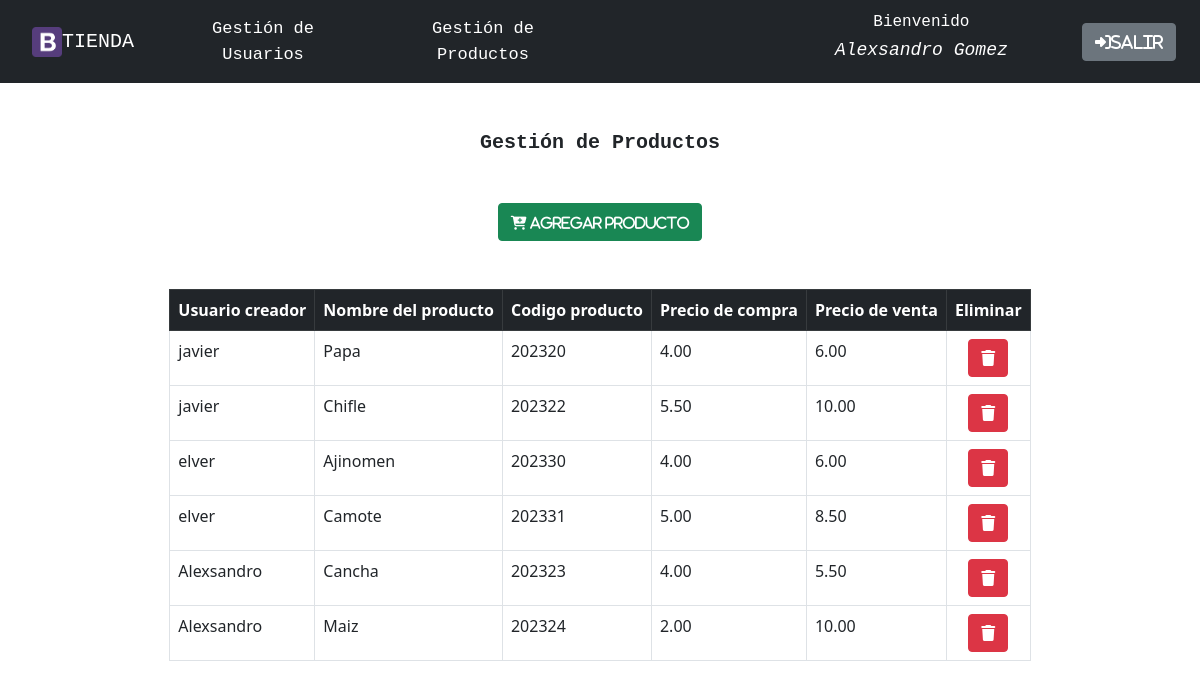
Screenshot of /gestionProductos/2 (signed in) with the database file from the repository.
### gestion_tienda/models.py (models this page shows)
class producto(models.Model):
    User = models.ForeignKey(User,on_delete=models.CASCADE)
    Nombre_del_producto = models.CharField(max_length = 32)
    Codigo = models.CharField(max_length = 32)
    Precio_de_compra = MoneyField(decimal_places=2,default=0,default_currency='PEN',max_digits=8)
    Precio_de_venta= MoneyField(decimal_places=2,default=0,default_currency='PEN',max_digits=8)

### gestion_tienda/views.py (the view, shortened to what this page needs)
# urls.py: path('gestionProductos/<str:ind>', views.gestionProductos, name='gestionProductos'),
@login_required(login_url = 'http://127.0.0.1:8000')
def gestionProductos(request, ind):
    usuarioInformacion = User.objects.get(id=ind)
    productosTotales = producto.objects.all()
    return render(request, 'gestionProductos.html',{
        'usuarioInformacion' : usuarioInformacion,
        'productosTotales' : productosTotales
    })

### gestion_tienda/templates/gestionProductos.html (shortened to what this page needs)
{% load static %}
<!DOCTYPE html>
<html>
    <head>
        <link   href="https://cdn.jsdelivr.net/npm/bootstrap@5.0.2/dist/css/bootstrap.min.css"
                rel="stylesheet"
>
        <link   rel="stylesheet"
                href="https://cdnjs.cloudflare.com/ajax/libs/font-awesome/6.4.0/css/all.min.css"
/>
    </head>
    <body>
        <nav class="navbar navbar-light bg-dark text-center">
            <div class="d-flex row align-items-center w-100">
                <div class="col-8">
                    <div class="row">
                        <div class="col-3 d-flex justify-content-start align-items-center">
                            <a  class="navbar-brand text-white p-2 ms-4 me-2"
                            style="font-family: monospace, monospace;"
                            href="/consolaUsuario">
                                <img    src="{% static 'Bootstraplogo.png' %}"
                                        width="30"
                                        height="30"
                                        class="d-inline-block align-top"
                                        alt="">TIENDA
                            </a>
                        </div>
                        <div class="col-3 d-flex justify-content-start">
                            {% if user.usuario.Rol_del_usuario == 'Administrador' %}
                            <a  class="navbar-brand p-2 ms-1 me-4"
                                style="font-family: monospace, monospace;
                                    color: white;
                                    font-size: 17px;"
                                onMouseOver="this.style.color='gray'"
                                onMouseOut="this.style.color='white'"
                                href="/gestionUsuarios">Gestión de<br/>Usuarios</a>
                            {% endif%}
                        </div>
                        <div class="col-3 d-flex justify-content-start">
                            {% if user.id %}
                            <a  class="navbar-brand p-2 ms-4 me-4"
                                style="font-family: monospace, monospace;
                                    color: white;
                                    font-size: 17px;"
                                onMouseOver="this.style.color='gray'"
                                onMouseOut="this.style.color='white'"
                                href="{% url 'gestion_tienda:gestionProductos' user.id %}">Gestión de<br/>Productos</a>
                            {% endif%}
                        </div>
                    </div>
                </div>
                <div    class="col-4">
                    <div    class="row">
                        <div    class="col-8 text-white"
                                style="font-family: monospace, monospace;">
                            <div    class="row">
                                <h5 style="font-size: 16px;">Bienvenido</h5>
                            </div>
                            <div    class="row fst-italic">
                                <h5 style="font-size: 18px;">{{ user.first_name}} {{ user.last_name}}</h5>
                            </div>
                        </div>
                        <div    class="col-4 d-flex align-items-center justify-content-end">
                            <a  class="btn btn-secondary" href="{% url 'gestion_tienda:cerrarSesion' %}">
                                <i  class="fa-solid fa-right-to-bracket">Salir</i>
                            </a>
                        </div>
                    </div>
                </div>
            </div>
        </nav>
        <div    class="mt-5 text-center"
                style="font-family: monospace, monospace;">
            <h5 style="font-size: 20px;
                font-weight: 800;">Gestión de Productos</h5>
        </div>
        <div class="mt-5 text-center">
            <button class="btn btn-success"
                    data-bs-toggle="modal"
                    data-bs-target="#nuevoProducto"
                    href="#">
                <i  class="fa-solid fa-cart-plus"
                    style="font-size: 14px;"> Agregar Producto</i>
            </button>
        </div>
        <div class="mt-5 container d-flex justify-content-center">
            <div class="row justify-content-center">
                <div class="col-12">
                    <table class="table table-bordered">
                        <thead class="table-dark p-4">
                            {% if user.usuario.Rol_del_usuario == 'Administrador' %}
                            <th>Usuario creador</th>
                            {% endif%}
                            <th>Nombre del producto</th>
                            <th>Codigo producto</th>
                            <th>Precio de compra</th>
                            <th>Precio de venta</th>
                            {% if user.usuario.Rol_del_usuario == 'Administrador' %}
                            <th>Eliminar</th>
                            {% endif%}
                        </thead>
                        <tbody>
                            {% for producto in productosTotales %}
                            <tr>
                                {% if user.usuario.Rol_del_usuario == 'Administrador' %}
                                <td>{{producto.User}}</td>
                                {% endif%}
                                <td>{{producto.Nombre_del_producto}}</td>
                                <td>{{producto.Codigo}}</td>
                                <td>{{producto.Precio_de_compra}}</td>
                                <td>{{producto.Precio_de_venta}}</td>
                                {% if user.usuario.Rol_del_usuario == 'Administrador' %}
                                <td class="text-center">
                                    <a  class="btn btn-danger"
                                        href="{% url 'gestion_tienda:eliminarProducto' producto.Codigo user.id%}">
                                        <i class="fa-solid fa-trash"></i>
                                    </a>
                                </td>
                                {% endif%}
                            </tr>
                            {% endfor %}
                        </tbody>
                    </table>
                </div>
            </div>
        </div>
    </body>
</html>

### rows the page displays
producto: User "javier", Nombre_del_producto "Papa", Codigo "202320", Precio_de_compra "4.00", Precio_de_venta "6.00"
producto: User "javier", Nombre_del_producto "Chifle", Codigo "202322", Precio_de_compra "5.50", Precio_de_venta "10.00"
producto: User "elver", Nombre_del_producto "Ajinomen", Codigo "202330", Precio_de_compra "4.00", Precio_de_venta "6.00"
producto: User "elver", Nombre_del_producto "Camote", Codigo "202331", Precio_de_compra "5.00", Precio_de_venta "8.50"
producto: User "Alexsandro", Nombre_del_producto "Cancha", Codigo "202323", Precio_de_compra "4.00", Precio_de_venta "5.50"
producto: User "Alexsandro", Nombre_del_producto "Maiz", Codigo "202324", Precio_de_compra "2.00", Precio_de_venta "10.00"

### other values shown
{{ user.first_name }} "Alexsandro"
{{ user.last_name }} "Gomez"
